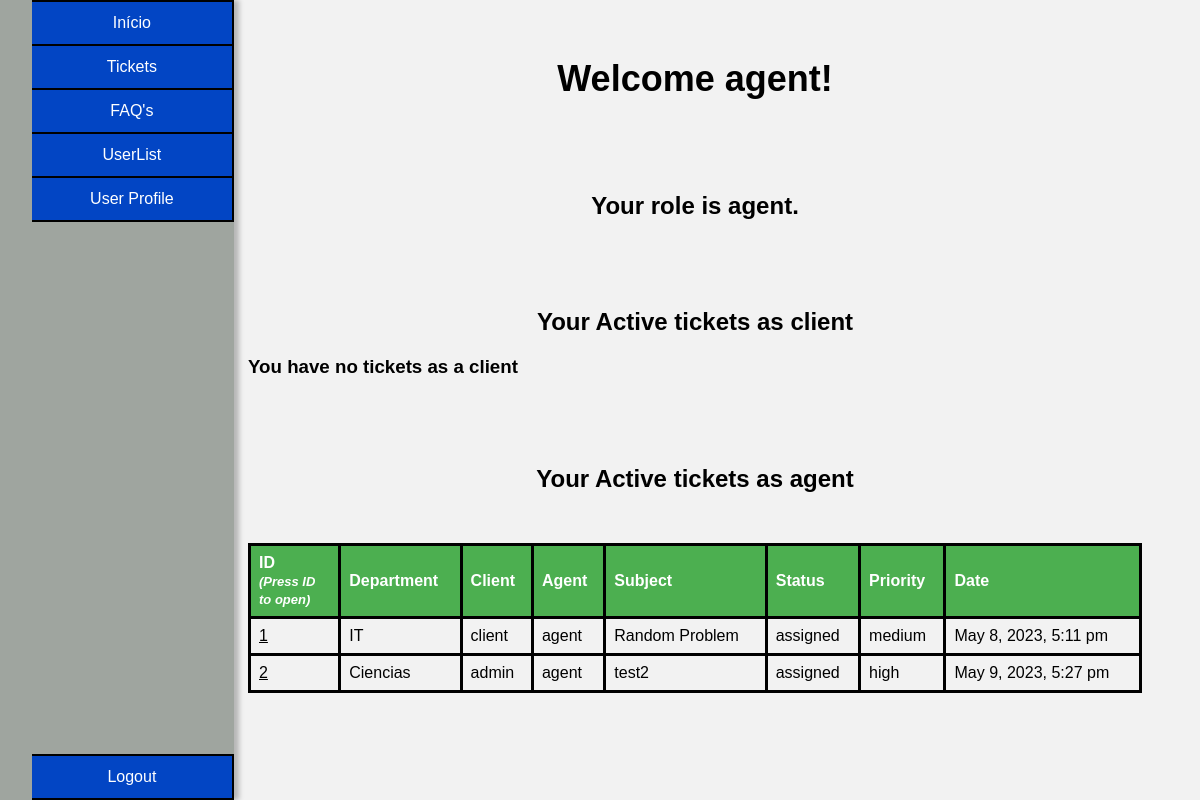
The page /pages/index.php (signed in) on the database as committed earlier.
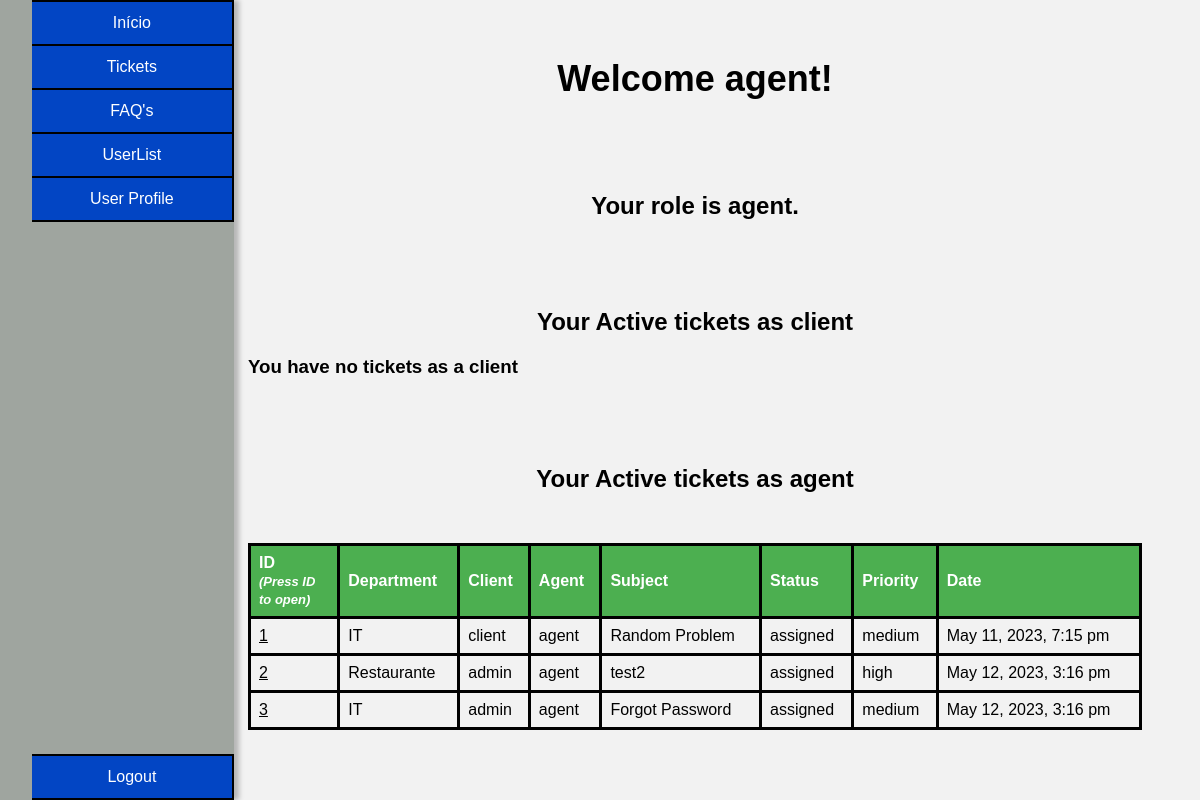
The same page on the database as committed later.
### tables this page shows
CREATE TABLE tickets(
    id INTEGER PRIMARY KEY,
    department_id INTEGER,
    client_id INTEGER,
    agent_id INTEGER,
    subject VARCHAR(200) NOT NULL,
    description TEXT NOT NULL,
    status VARCHAR(10) CHECK(status = 'open' or status = 'assigned' or status = 'closed') NOT NULL,
    priority VARCHAR(10) CHECK(priority = 'low' or priority = 'medium' or priority ='high') NOT NULL,
    created_at DATETIME NOT NULL,
    updated_at DATETIME,
    FOREIGN KEY (department_id) REFERENCES department(id),
    FOREIGN KEY (client_id) REFERENCES user(id),
    FOREIGN KEY (agent_id) REFERENCES user(id)
);

CREATE TABLE department(
    id INTEGER PRIMARY KEY,
    name VARCHAR(50) NOT NULL
);

CREATE TABLE user(
    id INTEGER PRIMARY KEY,
    name VARCHAR(50) NOT NULL,
    username VARCHAR(50) UNIQUE NOT NULL,
    email VARCHAR(50) UNIQUE NOT NULL,
    password VARCHAR(255) NOT NULL,
    role VARCHAR(10) CHECK(role = 'client' or role = 'agent' or role = 'admin') NOT NULL,
    department_id INTEGER,
    FOREIGN KEY (department_id) REFERENCES department(id)
);

### utils/functions.php (the view, shortened to what this page needs)
<?php
function searchUser($id){
    $db = getDatabaseConnection();
    $stmt = $db->prepare('SELECT * FROM user WHERE id = ?');
    $stmt->execute(array($id));
    return $stmt->fetch();
}
function getTicketsTableForUser($paramter){
    $db = getDatabaseConnection();
    $user = searchUser($_SESSION["user_id"]);
    if($paramter == 0){
        $stmt = $db->prepare('SELECT * FROM tickets WHERE client_id = ? and status != ?');
        $stmt->execute(array($user["id"],"closed"));
        $tickets = $stmt->fetchAll();
    }
    else if($paramter == 1){
        $stmt = $db->prepare('SELECT * FROM tickets WHERE agent_id = ? and status != ?');
        $stmt->execute(array($user["id"],"closed"));
        $tickets = $stmt->fetchAll();
    }
    else if($paramter == 2){
        $tickets = getAllTickets();
    }
    if($tickets == null){
        if($paramter == 0){
            echo "<h3>You have no tickets as a client</h3>";
        }
        return 0;
    }
    echo "<table>
    <thead>
        <tr>
            <th>ID<br><em>(Press ID to open)</em></th>
            <th>Department</th>
            <th>Client</th>
            <th>Agent</th>
            <th>Subject</th>
            <th>Status</th>
            <th>Priority</th>
            <th>Date</th>
        </tr>
    </thead>";
    foreach ($tickets as $ticket) {
        $stmt = $db->prepare('SELECT * FROM department WHERE id = ?');
        $stmt->execute(array($ticket['department_id']));
        $department = $stmt->fetch();
        $stmt = $db->prepare('SELECT * FROM user WHERE id = ?');
        $stmt->execute(array($ticket['client_id']));
        $c_user = $stmt->fetch();
        $stmt = $db->prepare('SELECT * FROM user WHERE id = ?');
        $stmt->execute(array($ticket['agent_id']));
        $a_user = $stmt->fetch();
        echo "<tr>
            <td> <button onclick=sendDataTicket('". $ticket['id'] ."')>".$ticket['id']."</button></td>
            <td>" . $department['name'] . "</td>
            <td>" . $c_user['name'] . "</td>
            <td>" . $a_user['name'] . "</td>
            <td>" . $ticket['subject'] . "</td>
            <td>" . $ticket['status'] . "</td>
            <td>" . $ticket['priority'] . "</td>
            <td>" . $ticket['updated_at'] . "</td>
            </tr>";
}
}
?>

Rows that differ between the two databases and show on the page:
changed tickets "Random Problem": updated_at "May 8, 2023, 5:11 pm" → "May 11, 2023, 7:15 pm"
changed tickets "test2": department.name "Ciencias" → "Restaurante"; updated_at "May 9, 2023, 5:27 pm" → "May 12, 2023, 3:16 pm"
added tickets: id "3", department.name "IT", client.name "admin", agent.name "agent", subject "Forgot Password", status "assigned", priority "medium", updated_at "May 12, 2023, 3:16 pm"
